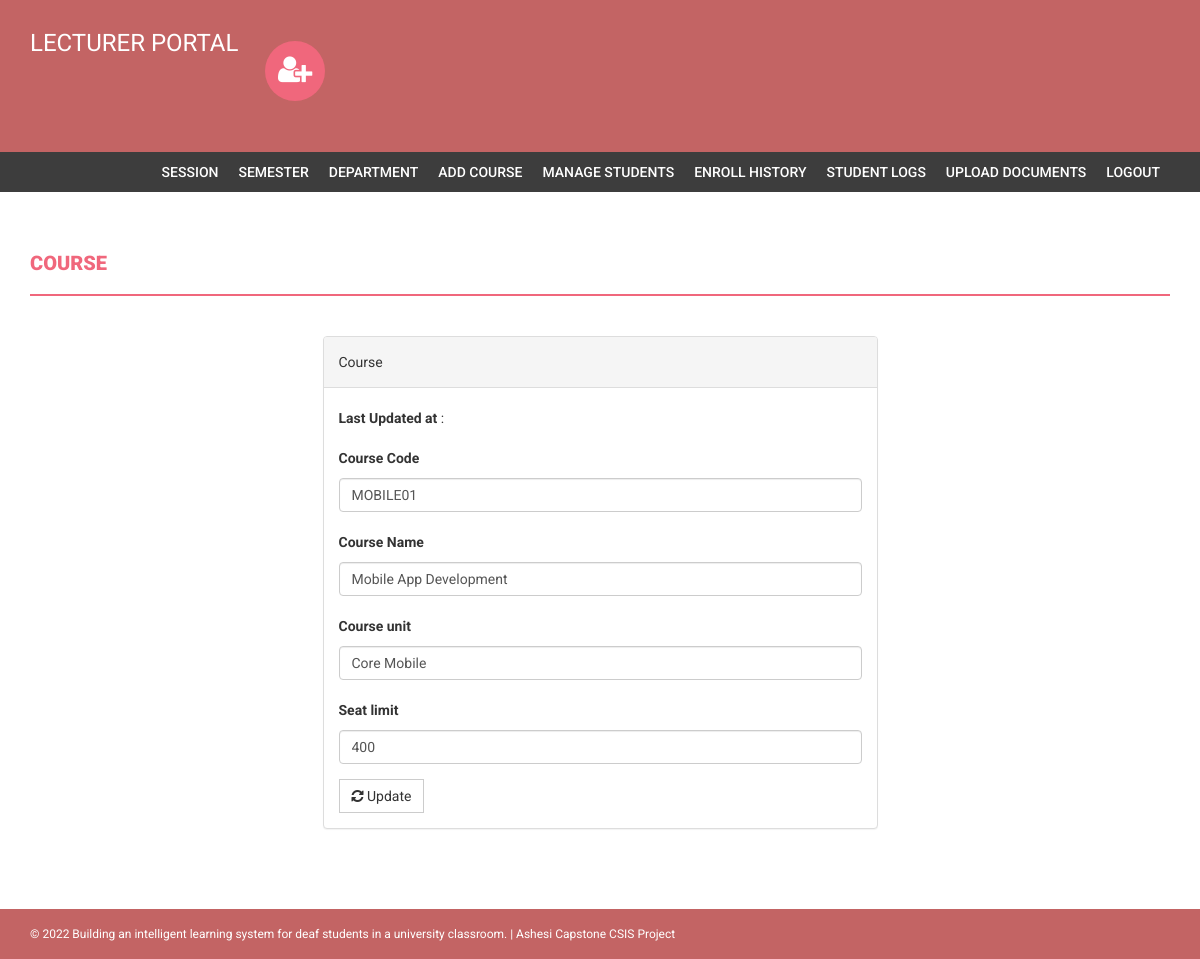
Screenshot of /admin/edit-course.php?id=5 (signed in) with the database file from the repository.
### tables this page shows
CREATE TABLE `course` (
  `id` int(11) NOT NULL,
  `courseCode` varchar(255) DEFAULT NULL,
  `courseName` varchar(255) DEFAULT NULL,
  `courseUnit` varchar(255) DEFAULT NULL,
  `noofSeats` int(11) DEFAULT NULL,
  `creationDate` timestamp NULL DEFAULT current_timestamp(),
  `updationDate` varchar(255) DEFAULT NULL
);

### admin/edit-course.php (the view, shortened to what this page needs)
<?php
if(strlen($_SESSION['alogin'])==0)
    {
header('location:index.php');
}
else{
$id=intval($_GET['id']);
?>
<!DOCTYPE html>
<html xmlns="http://www.w3.org/1999/xhtml">
<head>
    <link href="assets/css/bootstrap.css" rel="stylesheet" />
    <link href="assets/css/font-awesome.css" rel="stylesheet" />
    <link href="assets/css/style.css" rel="stylesheet" />
</head>
<body>
<?php include('includes/header.php');?>
<?php if($_SESSION['alogin']!="")
{
 include('includes/menubar.php');
}
 ?>
    <div class="content-wrapper">
        <div class="container">
              <div class="row">
                    <div class="col-md-12">
                        <h1 class="page-head-line">Course  </h1>
                    </div>
                </div>
                <div class="row" >
                  <div class="col-md-3"></div>
                    <div class="col-md-6">
                        <div class="panel panel-default">
                        <div class="panel-heading">
                           Course
                        </div>
                        <div class="panel-body">
                       <form name="dept" method="post">
<?php
$sql=mysqli_query($con,"select * from course where id='$id'");
while($row=mysqli_fetch_array($sql))
{
?>
<p><b>Last Updated at</b> :<?php echo htmlentities($row['updationDate']);?></p>
   <div class="form-group">
    <label for="coursecode">Course Code  </label>
    <input type="text" class="form-control" id="coursecode" name="coursecode" placeholder="Course Code" value="<?php echo htmlentities($row['courseCode']);?>" required />
  </div>
 <div class="form-group">
    <label for="coursename">Course Name  </label>
    <input type="text" class="form-control" id="coursename" name="coursename" placeholder="Course Name" value="<?php echo htmlentities($row['courseName']);?>" required />
  </div>
<div class="form-group">
    <label for="courseunit">Course unit  </label>
    <input type="text" class="form-control" id="courseunit" name="courseunit" placeholder="Course Unit" value="<?php echo htmlentities($row['courseUnit']);?>" required />
  </div>
<div class="form-group">
    <label for="seatlimit">Seat limit  </label>
    <input type="text" class="form-control" id="seatlimit" name="seatlimit" placeholder="Seat limit" value="<?php echo htmlentities($row['noofSeats']);?>" required />
  </div>
<?php } ?>
 <button type="submit" name="submit" class="btn btn-default"><i class=" fa fa-refresh "></i> Update</button>
</form>
                            </div>
                            </div>
                    </div>
                </div>
            </div>
        </div>
  <?php include('includes/footer.php');?>
</body>
</html>
<?php } ?>

### admin/assets/css/style.css (style rules this page uses)
body { font-family: 'Roboto', sans-serif; line-height: 30px; }
.content-wrapper { margin-top: 40px; min-height: 600px; padding-bottom: 60px; }
.page-head-line { font-weight: 900; padding-bottom: 20px; border-bottom: 2px solid #F0677C; text-transform: uppercase; color: #F0677C; font-size: 20px; margin-bottom: 40px; }
.btn { border-radius: 0px; -webkit-border-radius: 0px; -moz-border-radius: 0px; }

### rows the page displays
course: coursecode "MOBILE01", coursename "Mobile App Development", courseunit "Core Mobile", seatlimit "400"
